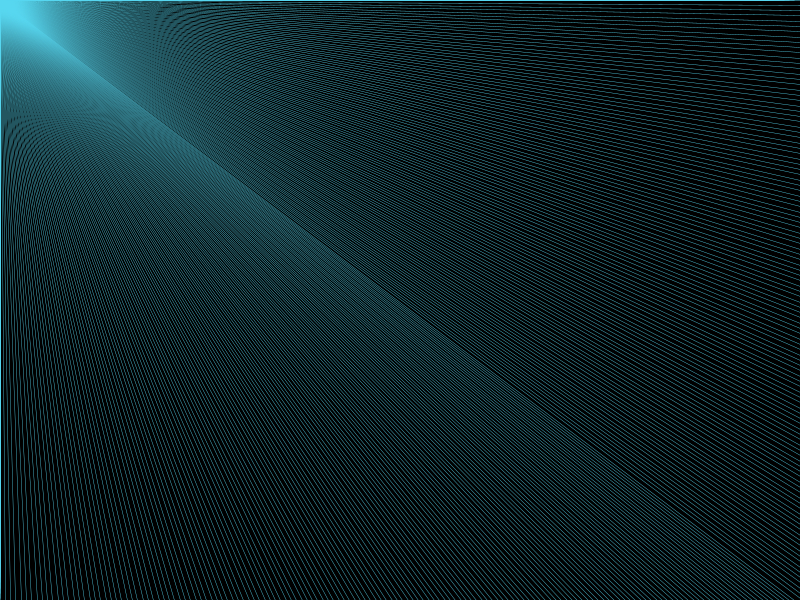
Frame 1 (no input)
Frame 60 (the mouse pressed at the canvas centre just before this capture): identical to frame 1, image omitted
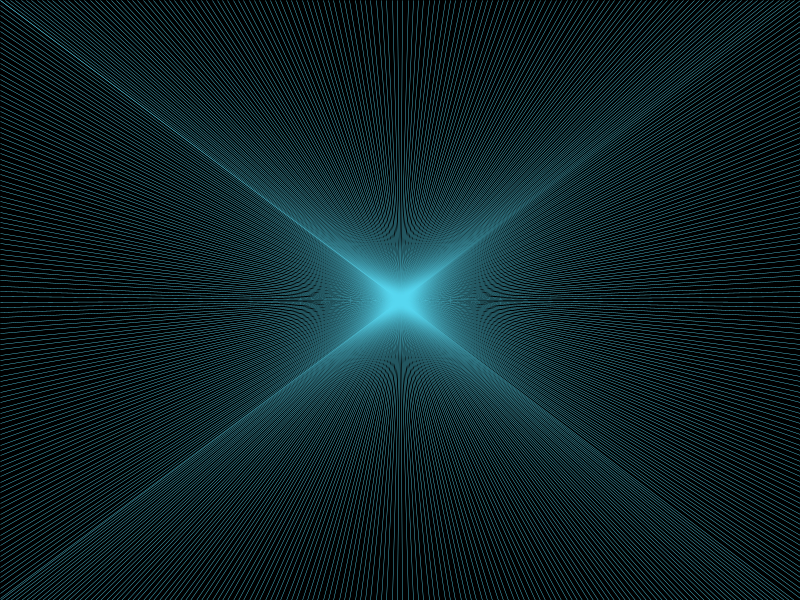
Frame 120 (the mouse held since frame 60 and released just before this capture)

The Processing sketch that drew these frames (run headless with seeded random() and noise(); from frame 60 on, the mouse is pressed at the canvas centre):

// Processing sketch: processing_187599
// ── processing_187599.pde

void setup() {
  size(800, 600);
  noCursor();
}

void draw() {
  background(0);
  for (float i=0; i<height; i+=5.3) {
    stroke(87, 215, 240);

strokeWeight(.4);
    line(mouseX, mouseY, 0, i);
    line(mouseX, mouseY, width, i);
  }
  for (float i=0; i<width; i+=5.3) {
    line(mouseX, mouseY, i, 0);
    line(mouseX, mouseY, i, height);
  }
}
